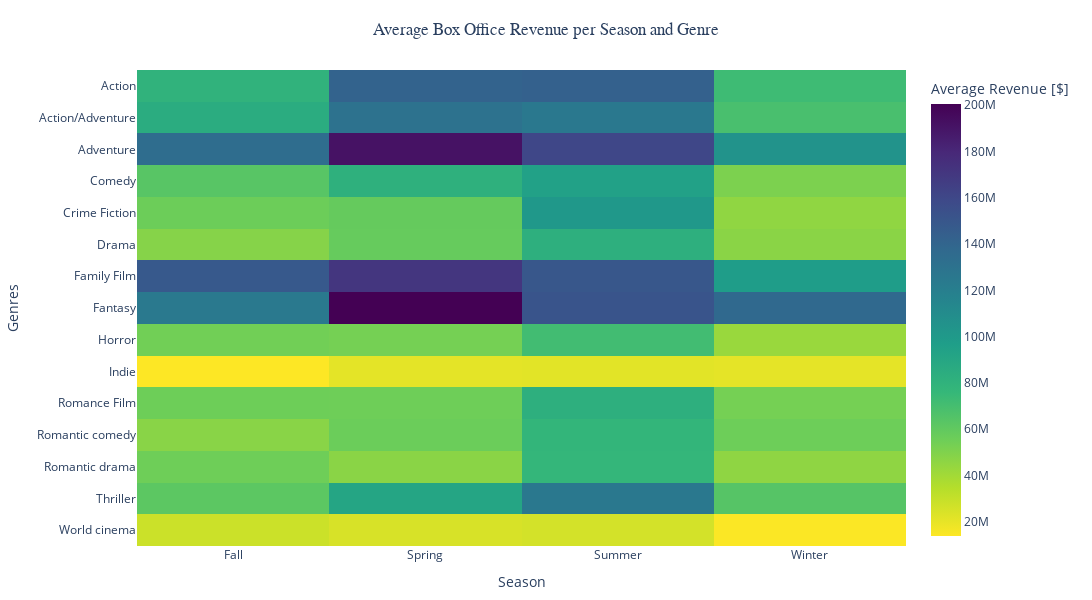

Here is the notebook cell this chart was saved with:
### Code cell
# Plot: Avg Revenue by Season and Genre

top_genres_overall = (
    df_genres_and_season["movie_genres"].value_counts().head(15).index.tolist()
)

filtered_df = df_genres_and_season[df_genres_and_season["movie_genres"].isin(top_genres_overall)]

avg_revenue = filtered_df.groupby(['season', 'movie_genres'])['revenue'].mean().reset_index()

pivot_table = avg_revenue.pivot(index='movie_genres', columns='season', values='revenue')

fig = px.imshow(
    pivot_table,
    labels=dict(x="Season", y="Genres", color="Average Revenue [$]"),
    x=pivot_table.columns,
    y=pivot_table.index,
    color_continuous_scale='Viridis_r',  # Ensure 'Matter' is a valid Plotly colorscale
    title="Average Box Office Revenue per Season and Genre",
    width=1200,      # Increase width for wider boxes
    height=600,      # Adjust height accordingly
    aspect="auto"    # Allow automatic aspect ratio
)

fig.update_xaxes(side='bottom')
fig.update_yaxes(tickangle=0)
fig.update_layout(
    title_x=0.5,
    template="plotly_white",
    title_font=dict(family="Arial"),
    margin=dict(t=70, b=50, l=50, r=50),
    title=dict(pad=dict(t=10, b=0)),
)

fig.show()
fig.write_html(
    f"{SAVE_PATH_WAVES}genre_season_heatmap.html", include_plotlyjs="cdn",
    config={"toImageButtonOptions": {"filename": "genre_season_heatmap"}},
)

### Figure 1 — Plotly figure (JSON) as saved in the notebook; plotly's stock layout.template omitted (floating-point values rounded to 4 significant figures)
{"data": [{"coloraxis": "coloraxis", "hovertemplate": "Season: %{x}<br>Genres: %{y}<br>Average Revenue [$]: %{z}<extra></extra>", "name": "0", "type": "heatmap", "x": ["Fall", "Spring", "Summer", "Winter"], "xaxis": "x", "y": ["Action", "Action/Adventure", "Adventure", "Comedy", "Crime Fiction", "Drama", "Family Film", "Fantasy", "Horror", "Indie", "Romance Film", "Romantic comedy", "Romantic drama", "Thriller", "World cinema"], "yaxis": "y", "z": [[79940000.0, 141700000.0, 142800000.0, 72750000.0], [85150000.0, 130400000.0, 125900000.0, 68900000.0], [134000000.0, 191300000.0, 160500000.0, 104700000.0], [63350000.0, 81610000.0, 94340000.0, 51320000.0], [56220000.0, 58560000.0, 101000000.0, 45390000.0], [48320000.0, 58240000.0, 82650000.0, 47040000.0], [148300000.0, 171200000.0, 149500000.0, 97310000.0], [124900000.0, 200500000.0, 151600000.0, 137300000.0], [54520000.0, 53400000.0, 71480000.0, 42820000.0], [13880000.0, 21220000.0, 21650000.0, 20880000.0], [55670000.0, 55480000.0, 82610000.0, 53390000.0], [47570000.0, 56590000.0, 77780000.0, 55740000.0], [55260000.0, 47190000.0, 77110000.0, 45710000.0], [61930000.0, 90940000.0, 125500000.0, 64100000.0], [28280000.0, 24860000.0, 25990000.0, 14370000.0]]}], "layout": {"coloraxis": {"colorbar": {"title": {"text": "Average Revenue [$]"}}, "colorscale": [[0, "#fde725"], [0.1111, "#b5de2b"], [0.2222, "#6ece58"], [0.3333, "#35b779"], [0.4444, "#1f9e89"], [0.5556, "#26828e"], [0.6667, "#31688e"], [0.7778, "#3e4989"], [0.8889, "#482878"], [1, "#440154"]]}, "height": 600, "margin": {"b": 50, "l": 50, "r": 50, "t": 70}, "title": {"font": {"family": "Arial"}, "pad": {"b": 0, "t": 10}, "text": "Average Box Office Revenue per Season and Genre", "x": 0.5}, "width": 1200, "xaxis": {"anchor": "y", "domain": [0, 1], "side": "bottom", "title": {"text": "Season"}}, "yaxis": {"anchor": "x", "autorange": "reversed", "domain": [0, 1], "tickangle": 0, "title": {"text": "Genres"}}}}
